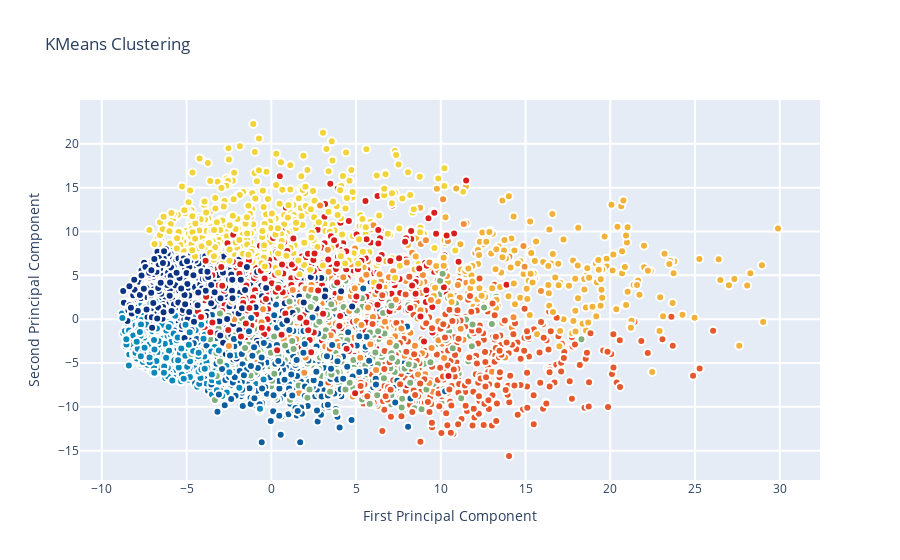

The cell this chart's notebook holds for it:
### Code cell
from sklearn.cluster import KMeans # KMeans clustering 
# Set a KMeans clustering with 9 components ( 9 chosen sneakily ;) as hopefully we get back our 9 class labels)
kmeans = KMeans(n_clusters=9)
# Compute cluster centers and predict cluster indices
X_clustered = kmeans.fit_predict(X_5d)

trace_Kmeans = go.Scatter(x=X_5d[:, 0], y= X_5d[:, 1], mode="markers",
                    showlegend=False,
                    marker=dict(
                            size=8,
                            color = X_clustered,
                            colorscale = 'Portland',
                            showscale=False, 
                            line = dict(
            width = 2,
            color = 'rgb(255, 255, 255)'
        )
                   ))

layout = go.Layout(
    title= 'KMeans Clustering',
    hovermode= 'closest',
    xaxis= dict(
         title= 'First Principal Component',
        ticklen= 5,
        zeroline= False,
        gridwidth= 2,
    ),
    yaxis=dict(
        title= 'Second Principal Component',
        ticklen= 5,
        gridwidth= 2,
    ),
    showlegend= True
)

data = [trace_Kmeans]
fig1 = dict(data=data, layout= layout)
# fig1.append_trace(contour_list)
py.iplot(fig1, filename="svm")

### Figure 1 — Plotly figure (JSON) as saved in the notebook; plotly's stock layout.template omitted (floating-point values rounded to 4 significant figures; data arrays with more than 128 entries replaced by an {"elided": "..."} marker saying what was removed)
{"data": [{"showlegend": false, "y": {"elided": "6000 float values"}, "mode": "markers", "marker": {"color": {"elided": "6000 int values"}, "line": {"color": "rgb(255, 255, 255)", "width": 2}, "size": 8, "showscale": false, "colorscale": [[0, "rgb(12,51,131)"], [0.25, "rgb(10,136,186)"], [0.5, "rgb(242,211,56)"], [0.75, "rgb(242,143,56)"], [1, "rgb(217,30,30)"]]}, "x": {"elided": "6000 float values"}, "type": "scatter"}], "layout": {"showlegend": true, "yaxis": {"ticklen": 5, "gridwidth": 2, "title": {"text": "Second Principal Component"}}, "title": {"text": "KMeans Clustering"}, "xaxis": {"zeroline": false, "ticklen": 5, "gridwidth": 2, "title": {"text": "First Principal Component"}}, "hovermode": "closest"}}
